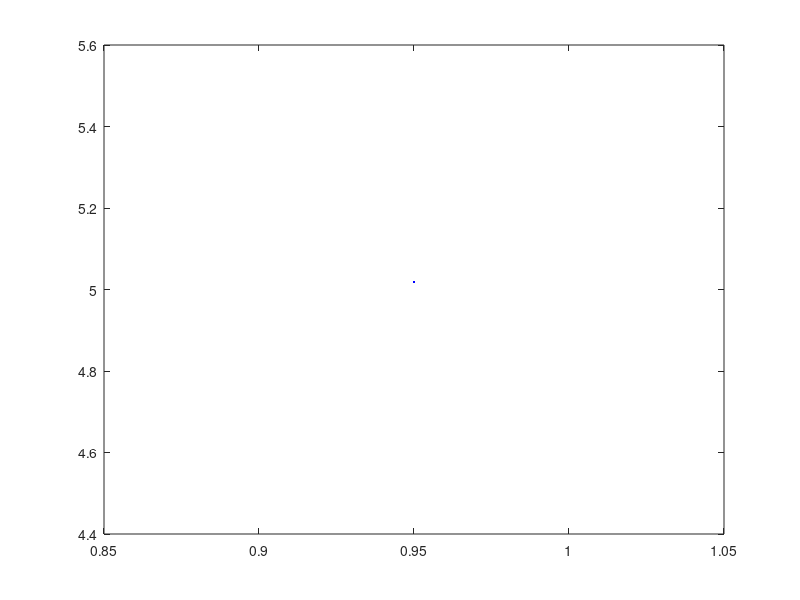
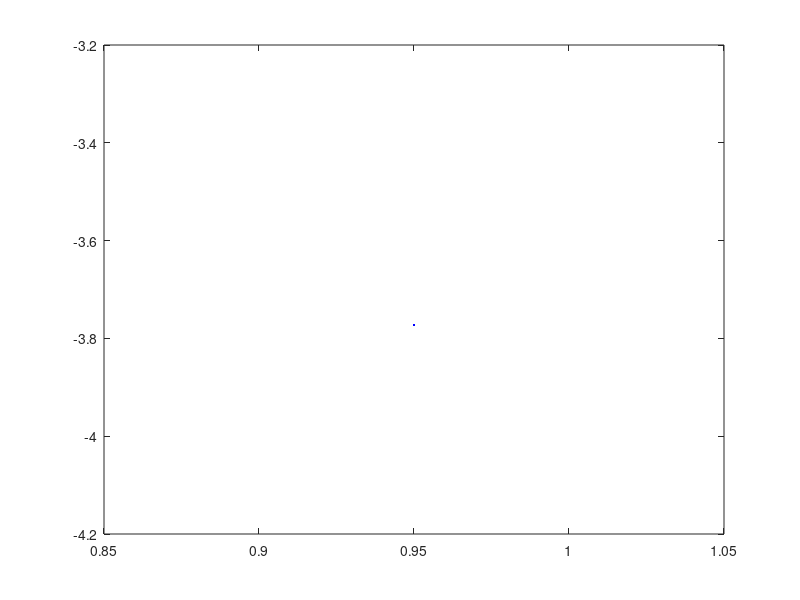
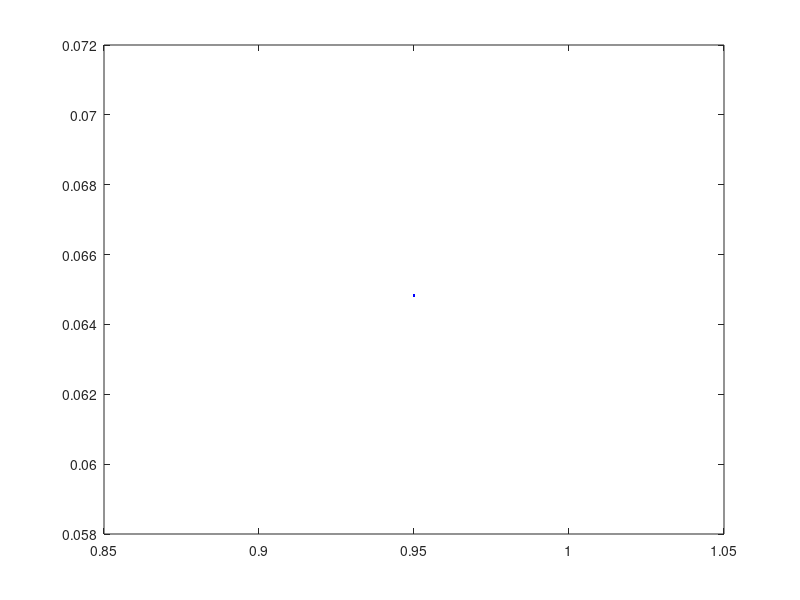
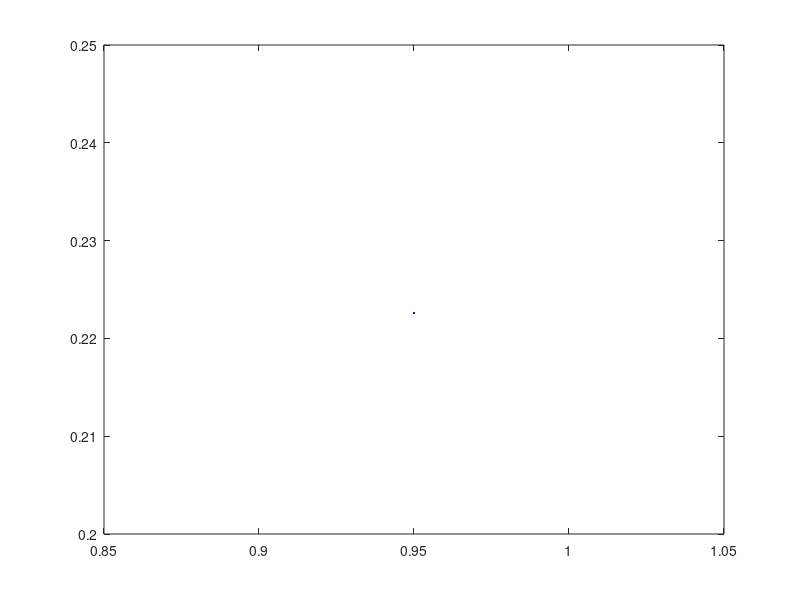

The MATLAB source for these figures, in order:
clear all
close all

%estimating the redox standard potentials in DHI melanin.

%First we determing Kt, this is done based upon the numbers given by the
%Farmer 2002 paper at pH = 6.3. Kt depends on the amount of H2Q monomer,
%so, I gave a range of values commensurate with the litrature (Gillette & Serpintini)
H = 10^(-6.3) ;
Ka2 = 10^(-9.54) ;
Ka1 = 10.^(-13.09) ;
Kr1 = 10.^(-6.8) ;


%here I set the fraction of H2Q moeities in the system
H2Q_C = 0.95;%linspace(0.01,0.99,1001) ;




%fully optimised data set requires pH = 6.6, pKa2 = 9.61 (weighted average
%of DHI and DHICA pKa2), pKa1 = 13.12 (weighted average), pKr1 = 7.7, pKaqi
%= 6.6, H2Q_C = 0.01, and 5,6, Indolequinone reduction potential at 0.7 V (assuming full protonation).

%We now estimate Kcompprime, the euqilibiurm constant for the
%comproportionation reaction. This is done at pH=6.3 using the numbers
%given by Farmer paper.

Kcompprime =  (1./H2Q_C.^2) ./ (    (((1./H2Q_C).*(1-1/1500))-(1+Ka2/H)).*(1+Ka2/H).*(1500.^2) )      ;

figure(1)
plot(H2Q_C,-log10(Kcompprime),'b')

%Now I need to determine the true Kcomp, which assumes dissociation of H2Q,
%HSQ HQM and tautormerisation. Doing this assuming the pH = 6.3



Kcomp = Kcompprime  .*  ((Kr1^2)/(Ka2*Ka1)).*( (Ka2*Ka1+Ka2*H+H^2)  ./ ((Kr1+H)^2) ) ;


figure(2)
plot(H2Q_C,-log10(Kcomp),'b')


%now, the standard redox potential of 5,6, Indolequinone, 2
%electron rduction is about E3H = 0.7V (Han2018), accounting for the protonation. We also know that
%E3H = (EHSQQ + EQH2SQ)/2. I can determine at least
%ESQQ + EQ2SQ = ESQQ_EQ2SQ, the non pH dependent deprotonated standard
%redox potentials

E3H = 0.7 ;

ESQQ_EQ2SQ = 2.*E3H + 0.059.*log10(Kr1) + 0.059.*log10(Ka2.*Ka1./Kr1);


figure(3)
plot(H2Q_C,ESQQ_EQ2SQ,'b')

%We also know that ESQQi - EQ2SQi = 0.059log10(Kcomprime) = ESQQi_EQ2SQi_minus at a paritcular
%pH (in this case pH = 6.3), I can then estimate the ESQQ - EQ2SQ =
%ESQQ_EQ2SQ_minus, the non pH dependent deprotonated standard
%redox potentials
H = 10.^(-6.3) ;

ESQQi_EQ2SQi_minus = 0.059.*log10(Kcompprime) ;

ESQQ_EQ2SQ_minus = ESQQi_EQ2SQi_minus + 0.059.*log10(Kr1) - 0.059.*log10((Kr1 + H)) - 0.059.*log10(Ka2.*Ka1./Kr1) + 0.059.*log10( (Ka2.*Ka1 + Ka2.*H + H.^2)./(Kr1 + H) ) ;


figure(4)
plot(H2Q_C,ESQQ_EQ2SQ_minus,'b' )

%I can now determine the pH independent ESQQ and EQ2Q standard redution
%potentials.

ESQQ = (ESQQ_EQ2SQ_minus + ESQQ_EQ2SQ)./2 ;
EQ2SQ = (ESQQ_EQ2SQ - ESQQ_EQ2SQ_minus)./2 ;


figure(5)
hold on
plot(H2Q_C,ESQQ,'b')
plot(H2Q_C,EQ2SQ,'r')
plot(H2Q_C,(ESQQ+EQ2SQ)./2,'k')
hold off



%I can now also estimate the full protonated standard redox potentials in
%order to determine whether it aligns with calculations in the litrature
%Han et al.

ESQQ_protonated = ESQQ - 0.059.*log10(Kr1) ;

EQ2SQ_protonated = EQ2SQ - 0.059.*log10(Ka2.*Ka1./Kr1) ;

E3_protonated = (ESQQ_protonated + EQ2SQ_protonated)./2 ;

figure(6)
hold on
plot(H2Q_C,ESQQ_protonated,'b')
plot(H2Q_C,EQ2SQ_protonated,'r')
plot(H2Q_C,E3_protonated,'k')
hold off



%testing to see if oxidation peak for supposed semiquinone from
%Serpintinity aligns with the reducti0.on potential of SQ calculated here.

H = 10^(-5.6) ;

ESQQi = ESQQ - 0.059.*log10(Kr1) + 0.059.*log10( (Kr1 + H) ) ;

figure(7)
plot(H2Q_C,ESQQi)